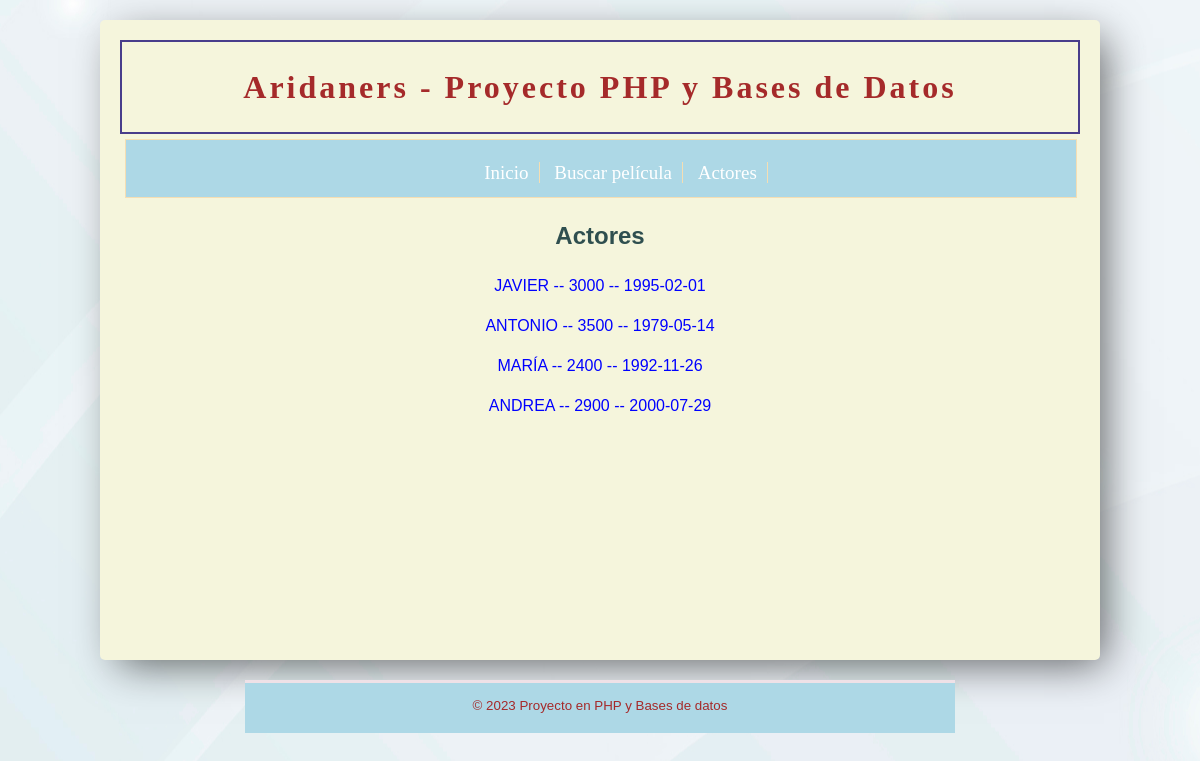
Before: /index.php?opcion=actores with the older database file.
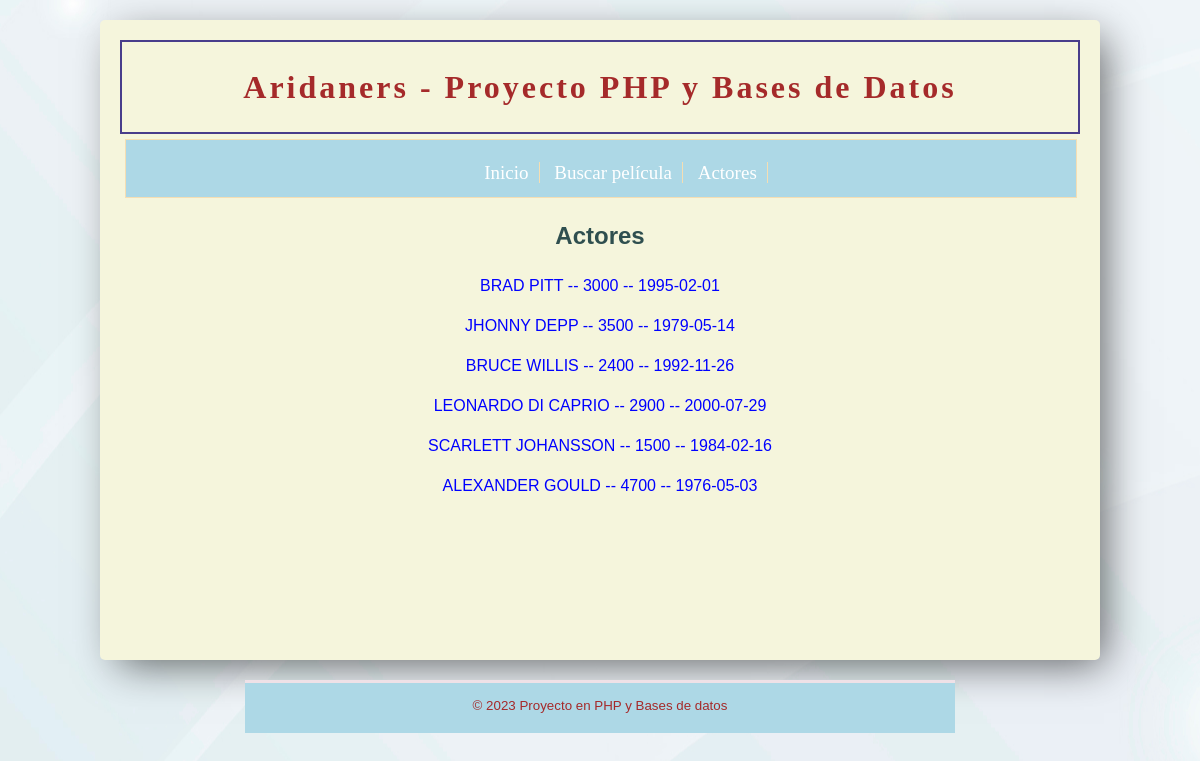
After: the same page with the newer database file.
### tables this page shows
CREATE TABLE `actores` (
  `CODACT` varchar(2) NOT NULL,
  `DNI` varchar(9) NOT NULL,
  `NOMBRE` varchar(50) NOT NULL,
  `SALARIO` int(11) NOT NULL,
  `FECHNACI` date NOT NULL
);

### modelo.php (called while the page is built, shortened)
<?php
      function obtenerActores($conexion, $sql)
      {
          $resul = mysqli_query($conexion, $sql);
          $actores = [];
          while ($fila = mysqli_fetch_array($resul))
          {
              $actores[] = $fila;
          }
          return $actores;
      }
?>

### utils.php (called while the page is built, shortened)
<?php
      function filtrarDato($dato)
      {
          return htmlspecialchars(trim($dato));
      }
?>

### vista_actores.php (the view, shortened to what this page needs)
<?php
    include "cabecera.php";
    echo "<h2>Actores</h2>";
    foreach ($actores as $actor)
    {
        echo "<p>".filtrarDato($actor['nombre'])." -- ".filtrarDato($actor['salario'])." -- ".filtrarDato($actor['fechnaci'])."</p>";
    }
    include "pie.php";
?>

### index.php (shortened to what this page needs)
<?php
    require_once 'utils.php';
    require_once 'conexion.php';
    require_once 'modelo.php';
    if (isset($_GET['opcion']) && $_GET['opcion'] == 'actores')
        {
              $sql = "select nombre,salario,fechnaci from actores";
              $actores = obtenerActores($conexion, $sql);
              include "vista_actores.php";
              exit();
        }
?>

### cabecera.php (shortened to what this page needs)
<!DOCTYPE html>
<html lang="es">
    <head>
        <link rel="stylesheet" type="text/css" href="css/estilo.css" />
    </head>
    <body>
    <div id="contenido">
        <div id="cabecera">
            <h1>Aridaners - Proyecto PHP y Bases de Datos</h1>
        </div>
        <div id="principal">
            <?php include $menu?>

### menu.php
 <div id="menu">
                <ul>
                    <li><a href="index.php">Inicio</a></li>
                    <li><a href="index.php?opcion=buscar">Buscar película</a></li>
                    <li><a href="index.php?opcion=actores">Actores</a></li>
                </ul>
</div>

### pie.php
    </div>
    </div>
    <div id="pie">
            <p class="copyright">
                &copy; <?php echo date("Y"); ?> Proyecto en PHP y Bases de datos
            </p>
     </div>
    </body>
</html>

### css/estilo.css (style rules this page uses)
body { height: 100%; background-image: url(../imagenes/fondo.jpg); background-position: 100%; color: blue; line-height: 1.5; font-family: "Century Gothic", "Gill Sans", Arial, sans-serif; font-size: 100%; text-align: center; }
#contenido { width: 960px; background: beige; margin: 20px auto; padding: 20px; -moz-border-radius: 5px; -webkit-border-radius: 5px; border-radius: 5px; min-height: 600px; -webkit-box-shadow: 11px 11px 40px -7px rgba(0,0,0,0.61); -moz-box-shadow: 11px 11px 40px -7px rgba(0,0,0,0.61); box-shadow: 11px 11px 40px -7px rgba(0,0,0,0.61); }
#principal { padding: 5px; min-height: 400px; }
#cabecera { height: 90px; margin: 0 auto; background-color: transparent; border: 2px solid darkslateblue; }
#cabecera h1 { text-align: center; color: brown; font-family: "Rockwell"; letter-spacing: 3px; }
#menu { background-color: lightblue; border: 1px solid wheat; width: 100%; height: 3em; color: white; font-family: "Rockwell"; font-size: 19px; }
#menu a { color: white; text-decoration: none; }
#menu ul { list-style-type: none; text-align: center; }
#menu ul li { display: inline; border-right: 1px solid wheat; padding-right: 10px; padding-left: 10px; }
#principal h1, h2 { text-align: center; }
#pie { margin: 0 auto; color: brown; border-top: 3px solid #efe1e7; background-color: lightblue; min-height: 50px;; width: 60%; }
#pie p { text-align: center; font-size: smaller; }
h1, h2, h3, h4 { color: darkslategray; }
h1 { color: #036843; text-align: center; }

Changed rows visible on the page:
changed actores: NOMBRE "JAVIER" → "BRAD PITT"
changed actores: NOMBRE "ANTONIO" → "JHONNY DEPP"
changed actores: NOMBRE "MARÍA" → "BRUCE WILLIS"
changed actores: NOMBRE "ANDREA" → "LEONARDO DI CAPRIO"
added actores: NOMBRE "SCARLETT JOHANSSON", SALARIO "1500", FECHNACI "1984-02-16"
added actores: NOMBRE "ALEXANDER GOULD", SALARIO "4700", FECHNACI "1976-05-03"
